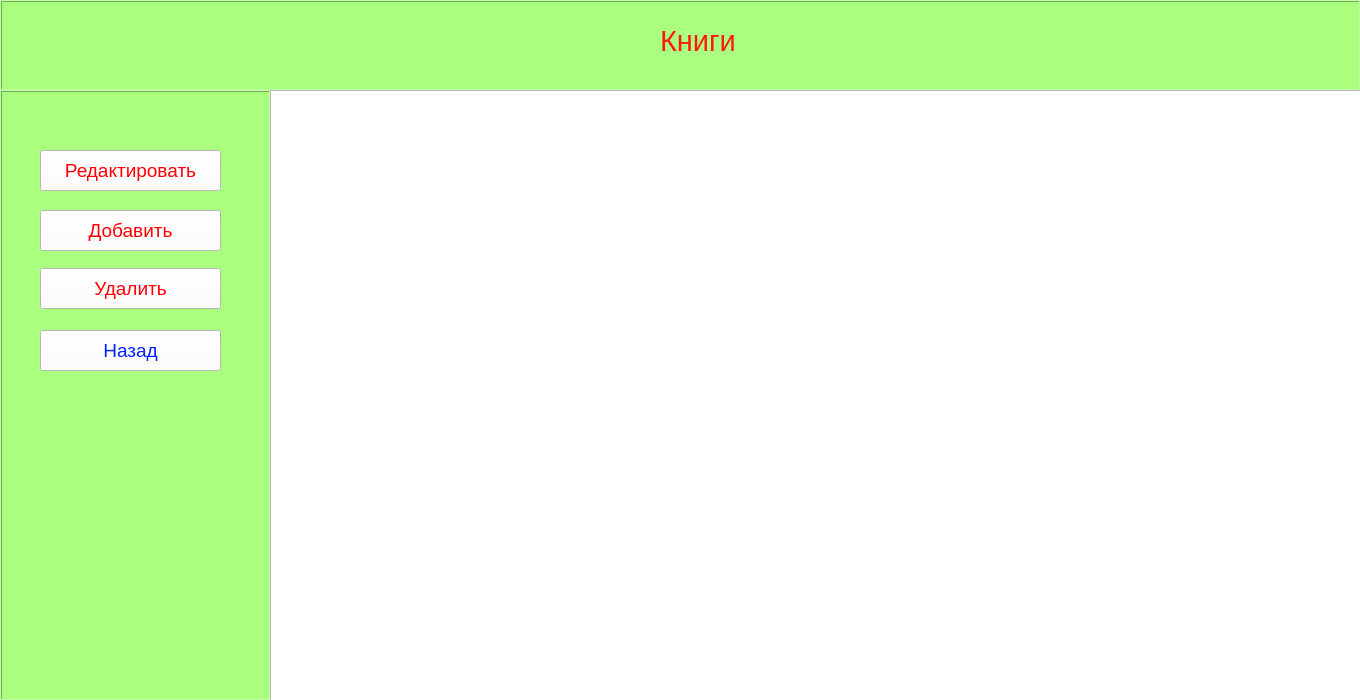
<?xml version="1.0" encoding="UTF-8"?>
<ui version="4.0">
 <class>MainWindow</class>
 <widget class="QMainWindow" name="MainWindow">
  <property name="geometry">
   <rect>
    <x>0</x>
    <y>0</y>
    <width>1360</width>
    <height>700</height>
   </rect>
  </property>
  <property name="windowTitle">
   <string>Список_книг</string>
  </property>
  <widget class="QWidget" name="centralwidget">
   <widget class="QFrame" name="frame">
    <property name="geometry">
     <rect>
      <x>0</x>
      <y>0</y>
      <width>1361</width>
      <height>91</height>
     </rect>
    </property>
    <property name="styleSheet">
     <string notr="true">background-color:rgb(170, 255, 127)</string>
    </property>
    <property name="frameShape">
     <enum>QFrame::Box</enum>
    </property>
    <property name="frameShadow">
     <enum>QFrame::Raised</enum>
    </property>
    <widget class="QLabel" name="label">
     <property name="geometry">
      <rect>
       <x>660</x>
       <y>20</y>
       <width>81</width>
       <height>41</height>
      </rect>
     </property>
     <property name="font">
      <font>
       <pointsize>22</pointsize>
      </font>
     </property>
     <property name="styleSheet">
      <string notr="true">color: rgb(255, 25, 16);</string>
     </property>
     <property name="text">
      <string>Книги</string>
     </property>
    </widget>
   </widget>
   <widget class="QFrame" name="frame_2">
    <property name="geometry">
     <rect>
      <x>0</x>
      <y>90</y>
      <width>271</width>
      <height>611</height>
     </rect>
    </property>
    <property name="styleSheet">
     <string notr="true">background-color:rgb(170, 255, 127);
color: rgb(255, 0, 4);</string>
    </property>
    <property name="frameShape">
     <enum>QFrame::Box</enum>
    </property>
    <property name="frameShadow">
     <enum>QFrame::Raised</enum>
    </property>
    <widget class="QPushButton" name="pushButton">
     <property name="geometry">
      <rect>
       <x>40</x>
       <y>60</y>
       <width>181</width>
       <height>41</height>
      </rect>
     </property>
     <property name="font">
      <font>
       <pointsize>14</pointsize>
      </font>
     </property>
     <property name="styleSheet">
      <string notr="true">background-color:rgb(255, 255, 255)</string>
     </property>
     <property name="text">
      <string>Редактировать</string>
     </property>
    </widget>
    <widget class="QPushButton" name="pushButton_2">
     <property name="geometry">
      <rect>
       <x>40</x>
       <y>120</y>
       <width>181</width>
       <height>41</height>
      </rect>
     </property>
     <property name="font">
      <font>
       <pointsize>14</pointsize>
      </font>
     </property>
     <property name="styleSheet">
      <string notr="true">background-color:rgb(255, 255, 255)</string>
     </property>
     <property name="text">
      <string>Добавить</string>
     </property>
    </widget>
    <widget class="QPushButton" name="pushButton_3">
     <property name="geometry">
      <rect>
       <x>40</x>
       <y>178</y>
       <width>181</width>
       <height>41</height>
      </rect>
     </property>
     <property name="font">
      <font>
       <pointsize>14</pointsize>
      </font>
     </property>
     <property name="styleSheet">
      <string notr="true">background-color:rgb(255, 255, 255)</string>
     </property>
     <property name="text">
      <string>Удалить</string>
     </property>
    </widget>
    <widget class="QPushButton" name="pushButton_4">
     <property name="geometry">
      <rect>
       <x>40</x>
       <y>240</y>
       <width>181</width>
       <height>41</height>
      </rect>
     </property>
     <property name="font">
      <font>
       <pointsize>14</pointsize>
      </font>
     </property>
     <property name="styleSheet">
      <string notr="true">background-color:rgb(255, 255, 255);
color: rgb(0, 32, 255);</string>
     </property>
     <property name="text">
      <string>Назад</string>
     </property>
    </widget>
   </widget>
   <widget class="QTableWidget" name="tableWidget">
    <property name="geometry">
     <rect>
      <x>270</x>
      <y>90</y>
      <width>1091</width>
      <height>611</height>
     </rect>
    </property>
   </widget>
  </widget>
 </widget>
 <resources/>
 <connections/>
</ui>
